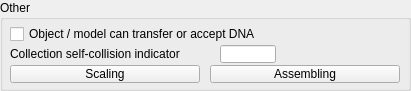
  <widget class="QGroupBox" name="groupBox_8">
   <property name="geometry">
    <rect>
     <x>10</x>
     <y>450</y>
     <width>411</width>
     <height>91</height>
    </rect>
   </property>
   <property name="title">
    <string>Other</string>
   </property>
   <property name="flat">
    <bool>false</bool>
   </property>
   <widget class="QToolButton" name="qqOpenScalingDialog">
    <property name="geometry">
     <rect>
      <x>10</x>
      <y>65</y>
      <width>190</width>
      <height>18</height>
     </rect>
    </property>
    <property name="focusPolicy">
     <enum>Qt::StrongFocus</enum>
    </property>
    <property name="text">
     <string>Scaling</string>
    </property>
   </widget>
   <widget class="QToolButton" name="qqAssembling">
    <property name="geometry">
     <rect>
      <x>210</x>
      <y>65</y>
      <width>190</width>
      <height>18</height>
     </rect>
    </property>
    <property name="focusPolicy">
     <enum>Qt::StrongFocus</enum>
    </property>
    <property name="text">
     <string>Assembling</string>
    </property>
   </widget>
   <widget class="QCheckBox" name="qqUpdatable">
    <property name="geometry">
     <rect>
      <x>10</x>
      <y>25</y>
      <width>331</width>
      <height>18</height>
     </rect>
    </property>
    <property name="focusPolicy">
     <enum>Qt::StrongFocus</enum>
    </property>
    <property name="text">
     <string>Object / model can transfer or accept DNA</string>
    </property>
   </widget>
   <widget class="QLineEdit" name="qqSelfCollisionIndicator">
    <property name="geometry">
     <rect>
      <x>220</x>
      <y>45</y>
      <width>56</width>
      <height>18</height>
     </rect>
    </property>
   </widget>
   <widget class="QLabel" name="label_3">
    <property name="geometry">
     <rect>
      <x>10</x>
      <y>45</y>
      <width>201</width>
      <height>18</height>
     </rect>
    </property>
    <property name="text">
     <string>Collection self-collision indicator</string>
    </property>
   </widget>
  </widget>
